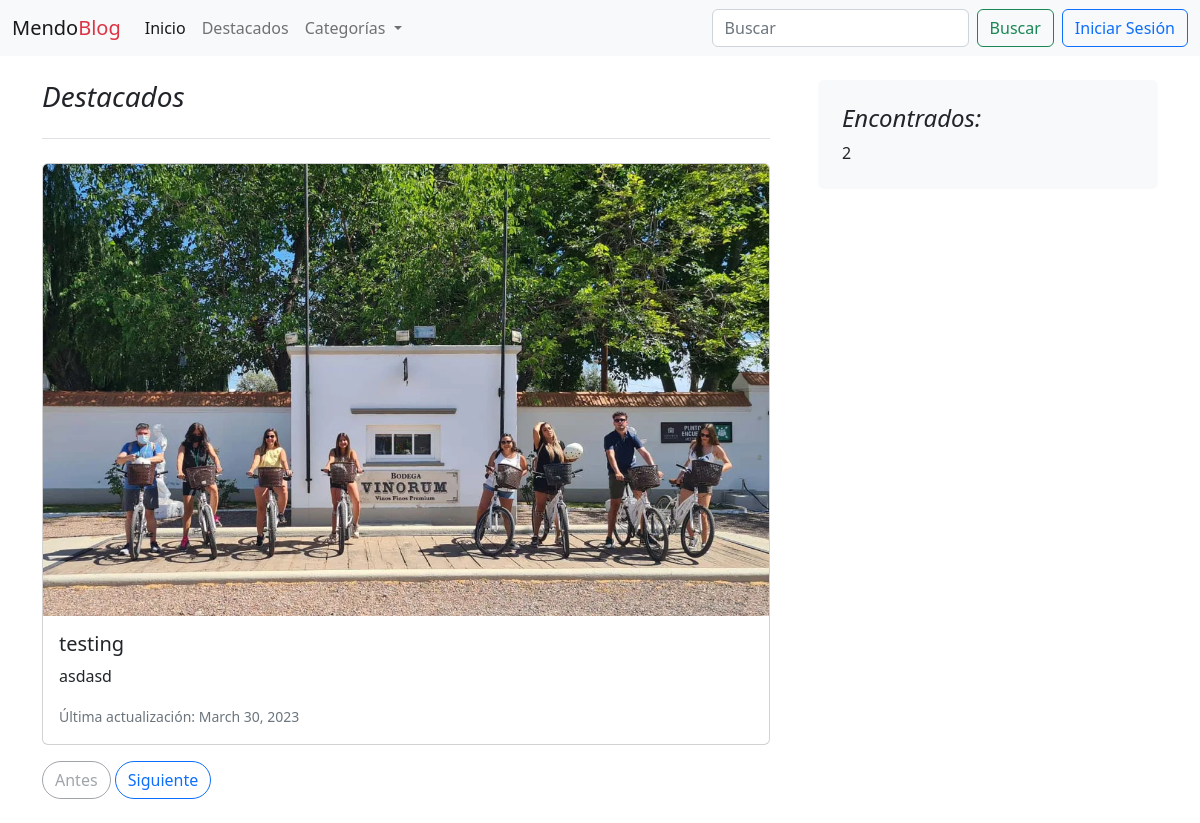
Screenshot of /destacados/ with the database file from the repository.
### blogs/models.py (models this page shows, shortened)
class Post(models.Model):
    titulo = models.CharField(max_length=255)
    subtitulo = models.CharField(max_length=255)
    slug = models.SlugField(unique=True)
    resumen = models.TextField()
    fecha_creacion = models.DateTimeField(auto_now_add=True)
    cuerpo = models.TextField()
    autor = models.ForeignKey(settings.AUTH_USER_MODEL, on_delete=models.PROTECT)
    categorias = models.ManyToManyField('Categoria')
    destacado = models.BooleanField(default=False)
    imagen = models.ImageField(upload_to='media/imagenes/',blank=True, null=True)
    fecha_publicacion = models.DateTimeField(default=timezone.now)
    class meta:
        ordering = ['-fecha_publicacion']

### blogs/views.py (the view)
# urls.py: path('destacados/',views.VistaPostDestacados.as_view(),name='destacados'),
class VistaPostDestacados(generic.ListView):
    model = Post
    template_name = 'blogs/lista_destacados.html'
    paginate_by = 1
    def get_queryset(self):
        query = Post.objects.filter(destacado=True,fecha_publicacion__lte=timezone.now())
        return query

### blogs/context_processors.py (called while the page is built)
def procesador_categorias(request):
    categorias = Categoria.objects.all()
    return { 'lista_de_categorias':categorias}

### blogs/templates/blogs/lista_destacados.html
{% extends 'base.html' %}
{% block content %}
<div class="container-xxl bd-gutter mt-3 my-md-4 bd-layout">
    <main class="container">
        <div class="row g-5">
            <div class="col-md-8">
                <h3 class="pb-4 mb-4 fst-italic border-bottom">
                    Destacados
                </h3>
                {% for post in object_list %}
                    <div class="card mb-3">
                        {% if post.imagen %}
                            <img src="{{ post.imagen.url }}" class="card-img-top" alt="thumbnail">
                        {% endif %}
                        <div class="card-body">
                            <h5 class="card-title">{{ post.titulo }}</h5>
                            <p class="card-text">{{ post.resumen }}</p>
                            <p class="card-text"><small class="text-muted">Última actualización: {{ post.fecha_publicacion.date }}</small></p>
                        </div>
                    </div>
                {% endfor %}
            </div>
                <div class="col-md-4">
                    <div class="position-sticky" style="top: 2rem;">
                        <div class="p-4 mb-3 bg-light rounded">
                            <h4 class="fst-italic">Encontrados: </h4>
                            <p class="mb-0">{{page_obj.paginator.count}}</p>
                        </div>
                    </div>
                </div>
            </div>
            <nav class="blog-pagination" aria-label="Pagination">
                {% if page_obj.has_previous %}
                    <a class="btn btn-outline-primary rounded-pill"
                       href="?page={{ page_obj.previous_page_number }}{% if query %}&search={{ query }}{% endif %}">Antes</a>
                {% else %}
                    <a class="btn btn-outline-secondary rounded-pill disabled">Antes</a>
                {% endif %}
                {% if page_obj.has_next %}
                    <a class="btn btn-outline-primary rounded-pill"
                       href="?page={{ page_obj.next_page_number }}{% if query %}&search={{ query }}{% endif %}">Siguiente</a>
                {% else %}
                    <a class="btn btn-outline-secondary rounded-pill disabled">Siguiente</a>
                {% endif %}
            </nav>
        </main>
    </div>
{% endblock %}

### rows the page displays
Post: imagen (picture), titulo "testing", resumen "asdasd", fecha_publicacion "March 30, 2023"

### other values shown
{{ page_obj.paginator.count }} "2"
